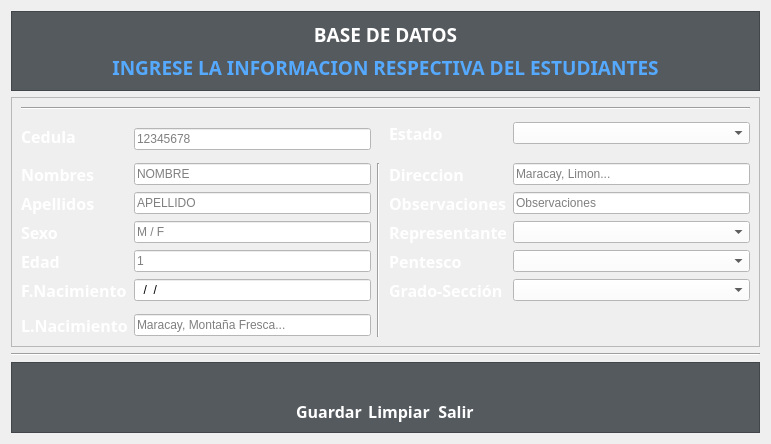
     <widget class="QWidget" name="qw_Estudiantes">
      <property name="cursor">
       <cursorShape>ArrowCursor</cursorShape>
      </property>
      <property name="styleSheet">
       <string notr="true"/>
      </property>
      <attribute name="title">
       <string>Estudiantes</string>
      </attribute>
      <layout class="QGridLayout" name="gridLayout_4">
       <item row="3" column="0">
        <widget class="QFrame" name="frame_12">
         <property name="styleSheet">
          <string notr="true">background-color: rgb(85, 90, 95);</string>
         </property>
         <property name="frameShape">
          <enum>QFrame::StyledPanel</enum>
         </property>
         <property name="frameShadow">
          <enum>QFrame::Raised</enum>
         </property>
         <layout class="QGridLayout" name="gridLayout_12">
          <item row="1" column="1">
           <widget class="QLabel" name="label_18">
            <property name="font">
             <font>
              <family>Poppins</family>
              <pointsize>12</pointsize>
              <weight>75</weight>
              <bold>true</bold>
             </font>
            </property>
            <property name="styleSheet">
             <string notr="true">color: rgb(255, 255, 255);</string>
            </property>
            <property name="text">
             <string>&lt;html&gt;&lt;head/&gt;&lt;body&gt;&lt;p align=&quot;center&quot;&gt;Guardar&lt;/p&gt;&lt;/body&gt;&lt;/html&gt;</string>
            </property>
           </widget>
          </item>
          <item row="0" column="2">
           <widget class="QPushButton" name="bttn_Elimpiar">
            <property name="cursor">
             <cursorShape>PointingHandCursor</cursorShape>
            </property>
            <property name="styleSheet">
             <string notr="true">QPushButton:hover
{
	border-style: solid;
	background-color: #757a80;
}

QPushButton:pressed
{		
		color: rgb(255, 255, 255);
	 	background-color:#333639;
}</string>
            </property>
            <property name="text">
             <string/>
            </property>
            <property name="icon">
             <iconset resource="../assets/icons/resource.qrc">
              <normaloff>:/Botones salida/clear_icon.png</normaloff>:/Botones salida/clear_icon.png</iconset>
            </property>
            <property name="iconSize">
             <size>
              <width>50</width>
              <height>50</height>
             </size>
            </property>
            <property name="flat">
             <bool>true</bool>
            </property>
           </widget>
          </item>
          <item row="0" column="0">
           <spacer name="horizontalSpacer_5">
            <property name="orientation">
             <enum>Qt::Horizontal</enum>
            </property>
            <property name="sizeHint" stdset="0">
             <size>
              <width>275</width>
              <height>20</height>
             </size>
            </property>
           </spacer>
          </item>
          <item row="0" column="1">
           <widget class="QPushButton" name="bttn_Eguardar">
            <property name="cursor">
             <cursorShape>PointingHandCursor</cursorShape>
            </property>
            <property name="styleSheet">
             <string notr="true">QPushButton:hover
{
	border-style: solid;
	background-color: #757a80;
}

QPushButton:pressed
{		
		color: rgb(255, 255, 255);
	 	background-color:#333639;
}</string>
            </property>
            <property name="text">
             <string/>
            </property>
            <property name="icon">
             <iconset resource="../assets/icons/resource.qrc">
              <normaloff>:/Botones salida/save-icon.png</normaloff>:/Botones salida/save-icon.png</iconset>
            </property>
            <property name="iconSize">
             <size>
              <width>50</width>
              <height>50</height>
             </size>
            </property>
            <property name="flat">
             <bool>true</bool>
            </property>
           </widget>
          </item>
          <item row="0" column="5">
           <spacer name="horizontalSpacer_6">
            <property name="orientation">
             <enum>Qt::Horizontal</enum>
            </property>
            <property name="sizeHint" stdset="0">
             <size>
              <width>274</width>
              <height>20</height>
             </size>
            </property>
           </spacer>
          </item>
          <item row="1" column="3">
           <widget class="QLabel" name="label_2">
            <property name="font">
             <font>
              <family>Poppins</family>
              <pointsize>12</pointsize>
              <weight>75</weight>
              <bold>true</bold>
             </font>
            </property>
            <property name="styleSheet">
             <string notr="true">color: rgb(255, 255, 255);</string>
            </property>
            <property name="text">
             <string>&lt;html&gt;&lt;head/&gt;&lt;body&gt;&lt;p align=&quot;center&quot;&gt;Salir&lt;/p&gt;&lt;/body&gt;&lt;/html&gt;</string>
            </property>
           </widget>
          </item>
          <item row="1" column="2">
           <widget class="QLabel" name="label_17">
            <property name="font">
             <font>
              <family>Poppins</family>
              <pointsize>12</pointsize>
              <weight>75</weight>
              <bold>true</bold>
             </font>
            </property>
            <property name="styleSheet">
             <string notr="true">color: rgb(255, 255, 255);</string>
            </property>
            <property name="text">
             <string>&lt;html&gt;&lt;head/&gt;&lt;body&gt;&lt;p align=&quot;center&quot;&gt;Limpiar&lt;/p&gt;&lt;/body&gt;&lt;/html&gt;</string>
            </property>
           </widget>
          </item>
          <item row="0" column="3">
           <widget class="QPushButton" name="bttn_Salir">
            <property name="styleSheet">
             <string notr="true">QPushButton:hover
{
	border-style: solid;
	background-color: #757a80;
}

QPushButton:pressed
{		
		color: rgb(255, 255, 255);
	 	background-color:#333639;
}</string>
            </property>
            <property name="text">
             <string/>
            </property>
            <property name="icon">
             <iconset resource="../assets/icons/resource.qrc">
              <normaloff>:/Botones salida/salir_icon.png</normaloff>:/Botones salida/salir_icon.png</iconset>
            </property>
            <property name="iconSize">
             <size>
              <width>50</width>
              <height>50</height>
             </size>
            </property>
            <property name="flat">
             <bool>true</bool>
            </property>
           </widget>
          </item>
         </layout>
        </widget>
       </item>
       <item row="2" column="0">
        <widget class="Line" name="line_9">
         <property name="orientation">
          <enum>Qt::Horizontal</enum>
         </property>
        </widget>
       </item>
       <item row="0" column="0">
        <widget class="QFrame" name="frame_10">
         <property name="styleSheet">
          <string notr="true">background-color: rgb(85, 90, 95);</string>
         </property>
         <property name="frameShape">
          <enum>QFrame::StyledPanel</enum>
         </property>
         <property name="frameShadow">
          <enum>QFrame::Raised</enum>
         </property>
         <layout class="QVBoxLayout" name="verticalLayout_5">
          <item>
           <widget class="QLabel" name="ql_Ebasededatos">
            <property name="font">
             <font>
              <family>Poppins</family>
              <pointsize>14</pointsize>
              <weight>75</weight>
              <bold>true</bold>
             </font>
            </property>
            <property name="styleSheet">
             <string notr="true">color: rgb(255, 255, 255);</string>
            </property>
            <property name="text">
             <string>&lt;html&gt;&lt;head/&gt;&lt;body&gt;&lt;p align=&quot;center&quot;&gt;BASE DE DATOS&lt;/p&gt;&lt;/body&gt;&lt;/html&gt;</string>
            </property>
           </widget>
          </item>
          <item>
           <widget class="QLabel" name="ql_Eingresarinfo">
            <property name="font">
             <font>
              <family>Poppins</family>
              <pointsize>14</pointsize>
              <weight>75</weight>
              <bold>true</bold>
             </font>
            </property>
            <property name="styleSheet">
             <string notr="true">color: rgb(85, 170, 255);</string>
            </property>
            <property name="text">
             <string>&lt;html&gt;&lt;head/&gt;&lt;body&gt;&lt;p align=&quot;center&quot;&gt;INGRESE LA INFORMACION RESPECTIVA DEL ESTUDIANTES&lt;/p&gt;&lt;/body&gt;&lt;/html&gt;</string>
            </property>
           </widget>
          </item>
         </layout>
        </widget>
       </item>
       <item row="1" column="0">
        <widget class="QFrame" name="frame_11">
         <property name="frameShape">
          <enum>QFrame::StyledPanel</enum>
         </property>
         <property name="frameShadow">
          <enum>QFrame::Raised</enum>
         </property>
         <layout class="QGridLayout" name="gridLayout_9">
          <item row="7" column="2" rowspan="7" colspan="2">
           <widget class="Line" name="line_7">
            <property name="orientation">
             <enum>Qt::Vertical</enum>
            </property>
           </widget>
          </item>
          <item row="8" column="1">
           <widget class="QLineEdit" name="qlinee_EapellidosInfo">
            <property name="styleSheet">
             <string notr="true">background-color:rgb(255, 255, 255);</string>
            </property>
            <property name="placeholderText">
             <string>APELLIDO</string>
            </property>
           </widget>
          </item>
          <item row="7" column="0">
           <widget class="QLabel" name="ql_EnombreText">
            <property name="font">
             <font>
              <family>Poppins</family>
              <pointsize>12</pointsize>
              <weight>75</weight>
              <bold>true</bold>
             </font>
            </property>
            <property name="styleSheet">
             <string notr="true">color: rgb(255, 255, 255);</string>
            </property>
            <property name="text">
             <string>Nombres</string>
            </property>
           </widget>
          </item>
          <item row="7" column="1">
           <widget class="QLineEdit" name="qlinee_EnombreInfo">
            <property name="styleSheet">
             <string notr="true">background-color:rgb(255, 255, 255);</string>
            </property>
            <property name="placeholderText">
             <string>NOMBRE</string>
            </property>
           </widget>
          </item>
          <item row="4" column="1" rowspan="3">
           <widget class="QLineEdit" name="qlinee_EcedulaInfo">
            <property name="styleSheet">
             <string notr="true">background-color:rgb(255, 255, 255);</string>
            </property>
            <property name="inputMask">
             <string>99999999</string>
            </property>
            <property name="maxLength">
             <number>8</number>
            </property>
            <property name="placeholderText">
             <string>12345678</string>
            </property>
           </widget>
          </item>
          <item row="8" column="0">
           <widget class="QLabel" name="ql_EapellidoText">
            <property name="font">
             <font>
              <family>Poppins</family>
              <pointsize>12</pointsize>
              <weight>75</weight>
              <bold>true</bold>
             </font>
            </property>
            <property name="styleSheet">
             <string notr="true">color: rgb(255, 255, 255);</string>
            </property>
            <property name="text">
             <string>Apellidos</string>
            </property>
           </widget>
          </item>
          <item row="10" column="1">
           <widget class="QLineEdit" name="qlinee_EedadInfo">
            <property name="styleSheet">
             <string notr="true">background-color:rgb(255, 255, 255);</string>
            </property>
            <property name="inputMask">
             <string>99</string>
            </property>
            <property name="placeholderText">
             <string>1</string>
            </property>
           </widget>
          </item>
          <item row="0" column="0" colspan="6">
           <widget class="Line" name="line_8">
            <property name="orientation">
             <enum>Qt::Horizontal</enum>
            </property>
           </widget>
          </item>
          <item row="9" column="1">
           <widget class="QLineEdit" name="qlinee_EsexoInfo">
            <property name="styleSheet">
             <string notr="true">background-color:rgb(255, 255, 255);</string>
            </property>
            <property name="inputMask">
             <string>A</string>
            </property>
            <property name="text">
             <string/>
            </property>
            <property name="placeholderText">
             <string>M / F</string>
            </property>
           </widget>
          </item>
          <item row="9" column="0">
           <widget class="QLabel" name="ql_EsexoText">
            <property name="font">
             <font>
              <family>Poppins</family>
              <pointsize>12</pointsize>
              <weight>75</weight>
              <bold>true</bold>
             </font>
            </property>
            <property name="styleSheet">
             <string notr="true">color: rgb(255, 255, 255);</string>
            </property>
            <property name="text">
             <string>Sexo</string>
            </property>
           </widget>
          </item>
          <item row="3" column="0" rowspan="4">
           <widget class="QLabel" name="ql_EcedulaText">
            <property name="font">
             <font>
              <family>Poppins</family>
              <pointsize>12</pointsize>
              <weight>75</weight>
              <bold>true</bold>
             </font>
            </property>
            <property name="styleSheet">
             <string notr="true">color: rgb(255, 255, 255);</string>
            </property>
            <property name="text">
             <string>Cedula</string>
            </property>
           </widget>
          </item>
          <item row="10" column="0">
           <widget class="QLabel" name="ql_EedadText">
            <property name="font">
             <font>
              <family>Poppins</family>
              <pointsize>12</pointsize>
              <weight>75</weight>
              <bold>true</bold>
             </font>
            </property>
            <property name="styleSheet">
             <string notr="true">color: rgb(255, 255, 255);</string>
            </property>
            <property name="text">
             <string>Edad</string>
            </property>
           </widget>
          </item>
          <item row="11" column="0">
           <widget class="QLabel" name="ql_EfnacimientoText">
            <property name="font">
             <font>
              <family>Poppins</family>
              <pointsize>12</pointsize>
              <weight>75</weight>
              <bold>true</bold>
             </font>
            </property>
            <property name="styleSheet">
             <string notr="true">color: rgb(255, 255, 255);</string>
            </property>
            <property name="text">
             <string>F.Nacimiento</string>
            </property>
           </widget>
          </item>
          <item row="11" column="1">
           <widget class="QLineEdit" name="qlinee_EfnacimientoInfo">
            <property name="styleSheet">
             <string notr="true">background-color: rgb(255, 255, 255);</string>
            </property>
            <property name="inputMask">
             <string>99/99/9999</string>
            </property>
            <property name="placeholderText">
             <string>DD/MM/AAAA</string>
            </property>
           </widget>
          </item>
          <item row="13" column="0">
           <widget class="QLabel" name="ql_ElnacimientoText">
            <property name="font">
             <font>
              <family>Poppins</family>
              <pointsize>12</pointsize>
              <weight>75</weight>
              <bold>true</bold>
             </font>
            </property>
            <property name="styleSheet">
             <string notr="true">color: rgb(255, 255, 255);</string>
            </property>
            <property name="text">
             <string>L.Nacimiento</string>
            </property>
           </widget>
          </item>
          <item row="13" column="1">
           <widget class="QLineEdit" name="qlinee_ElnacimientoInfo">
            <property name="styleSheet">
             <string notr="true">background-color:rgb(255, 255, 255);</string>
            </property>
            <property name="inputMask">
             <string/>
            </property>
            <property name="placeholderText">
             <string>Maracay, Montaña Fresca...</string>
            </property>
           </widget>
          </item>
          <item row="4" column="4">
           <widget class="QLabel" name="ql_EestadoText">
            <property name="font">
             <font>
              <family>Poppins</family>
              <pointsize>12</pointsize>
              <weight>75</weight>
              <bold>true</bold>
             </font>
            </property>
            <property name="styleSheet">
             <string notr="true">color: rgb(255, 255, 255);</string>
            </property>
            <property name="text">
             <string>Estado</string>
            </property>
           </widget>
          </item>
          <item row="4" column="5">
           <widget class="QComboBox" name="cbox_EestadoInfo">
            <property name="styleSheet">
             <string notr="true">background-color: rgb(255, 255, 255);</string>
            </property>
           </widget>
          </item>
          <item row="7" column="4">
           <widget class="QLabel" name="ql_EdireccionText">
            <property name="font">
             <font>
              <family>Poppins</family>
              <pointsize>12</pointsize>
              <weight>75</weight>
              <bold>true</bold>
             </font>
            </property>
            <property name="styleSheet">
             <string notr="true">color: rgb(255, 255, 255);</string>
            </property>
            <property name="text">
             <string>Direccion</string>
            </property>
           </widget>
          </item>
          <item row="7" column="5">
           <widget class="QLineEdit" name="qlinee_EdireccionInfo">
            <property name="styleSheet">
             <string notr="true">background-color:rgb(255, 255, 255);</string>
            </property>
            <property name="placeholderText">
             <string>Maracay, Limon...</string>
            </property>
           </widget>
          </item>
          <item row="8" column="4">
           <widget class="QLabel" name="ql_EobservacionesText">
            <property name="font">
             <font>
              <family>Poppins</family>
              <pointsize>12</pointsize>
              <weight>75</weight>
              <bold>true</bold>
             </font>
            </property>
            <property name="styleSheet">
             <string notr="true">color: rgb(255, 255, 255);</string>
            </property>
            <property name="text">
             <string>Observaciones</string>
            </property>
           </widget>
          </item>
          <item row="8" column="5">
           <widget class="QLineEdit" name="qlinee_EobservacionesInfo">
            <property name="styleSheet">
             <string notr="true">background-color:rgb(255, 255, 255);</string>
            </property>
            <property name="placeholderText">
             <string>Observaciones</string>
            </property>
           </widget>
          </item>
          <item row="9" column="4">
           <widget class="QLabel" name="ql_ErepresentanteText">
            <property name="font">
             <font>
              <family>Poppins SemiBold</family>
              <pointsize>12</pointsize>
              <weight>75</weight>
              <bold>true</bold>
             </font>
            </property>
            <property name="styleSheet">
             <string notr="true">color: rgb(255, 255, 255);</string>
            </property>
            <property name="text">
             <string>Representante</string>
            </property>
           </widget>
          </item>
          <item row="9" column="5">
           <widget class="QComboBox" name="comboBox">
            <property name="styleSheet">
             <string notr="true">background-color: rgb(255, 255, 255);</string>
            </property>
           </widget>
          </item>
          <item row="10" column="4">
           <widget class="QLabel" name="ql_EparentescoText">
            <property name="font">
             <font>
              <family>Poppins SemiBold</family>
              <pointsize>12</pointsize>
              <weight>75</weight>
              <bold>true</bold>
             </font>
            </property>
            <property name="styleSheet">
             <string notr="true">color: rgb(255, 255, 255);</string>
            </property>
            <property name="text">
             <string>Pentesco</string>
            </property>
           </widget>
          </item>
          <item row="10" column="5">
           <widget class="QComboBox" name="cbox_EparentescoInfo">
            <property name="styleSheet">
             <string notr="true">background-color: rgb(255, 255, 255);</string>
            </property>
           </widget>
          </item>
          <item row="11" column="4">
           <widget class="QLabel" name="ql_EgradoseccionText">
            <property name="font">
             <font>
              <family>Poppins</family>
              <pointsize>12</pointsize>
              <weight>75</weight>
              <bold>true</bold>
             </font>
            </property>
            <property name="styleSheet">
             <string notr="true">color: rgb(255, 255, 255);</string>
            </property>
            <property name="text">
             <string>Grado-Sección</string>
            </property>
           </widget>
          </item>
          <item row="11" column="5">
           <widget class="QComboBox" name="cbox_Egradoseccion">
            <property name="styleSheet">
             <string notr="true">background-color: rgb(255, 255, 255);</string>
            </property>
           </widget>
          </item>
         </layout>
        </widget>
       </item>
      </layout>
     </widget>
